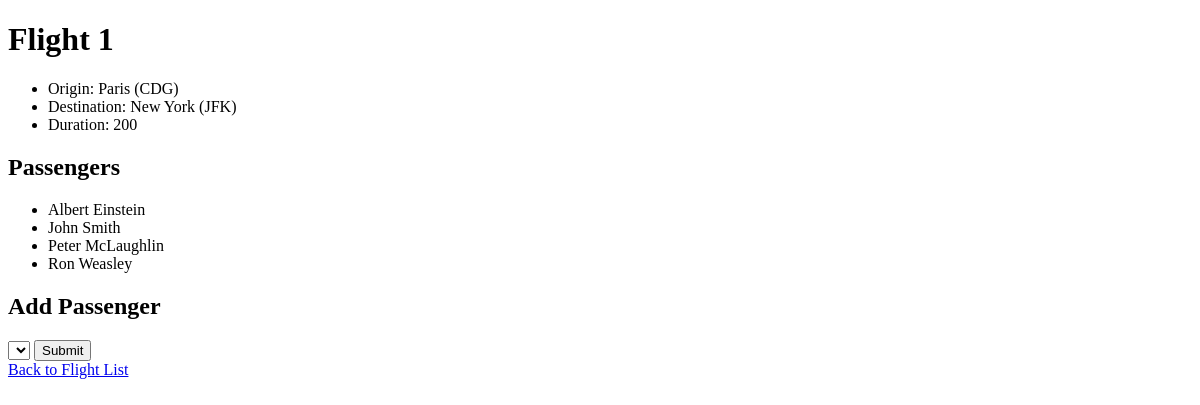
Page /flights/1 on the earlier database version.
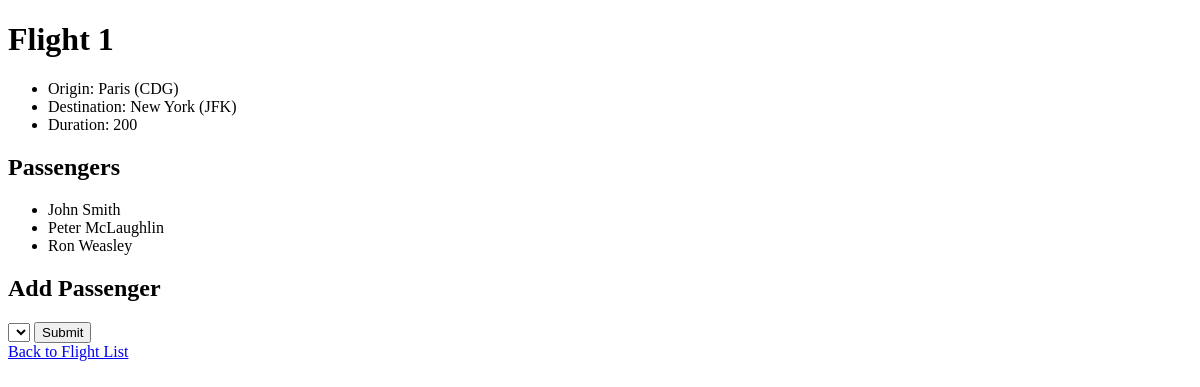
Same page on the later database version.
### flights/models.py (models this page shows, shortened)
class Flight(models.Model):
    origin = models.ForeignKey(Airport, on_delete=models.CASCADE, related_name="departures")
    destination = models.ForeignKey(Airport, on_delete=models.CASCADE, related_name="arrivals")
    duration = models.IntegerField()

class Airport(models.Model):
    code = models.CharField(max_length=3)
    city = models.CharField(max_length=64)
    def __str__(self):
        return f"{self.city} ({self.code})"

class Passenger(models.Model):
    first = models.CharField(max_length=64)
    last  = models.CharField(max_length=64)
    flights = models.ManyToManyField(Flight, blank=True, related_name="passengers")
    def __str__(self):
        return f"{self.first} {self.last}"

### flights/views.py (the view)
# urls.py: path("<int:flight_id>", views.flight, name="flight"),
def flight(request, flight_id):
    flight = Flight.objects.get(pk=flight_id)
    return render(request, "flights/flight.html", {
        "flight": flight,
        "passengers": flight.passengers.all(),
        "non_passengers": Passenger.objects.exclude(flights=flight).all()
    })

### flights/templates/flights/flight.html (shortened to what this page needs)
{% extends "flights/layout.html" %}
{% block body %}
    <h1>Flight {{ flight.id }}</h1>
    <ul>
        <li>Origin: {{ flight.origin }} </li>
        <li>Destination: {{ flight.destination }} </li>
        <li>Duration: {{ flight.duration }}</li>
    </ul>
    <h2>Passengers</h2>
    <ul>
        {% for passenger in passengers %}
            <li>{{ passenger }}</li>
        {% empty %}
            <li>No passengers.</li>
        {% endfor %}
    </ul>
    <h2>Add Passenger</h2>
    <form action="{% url 'book' flight.id %}" method="post">
        <select name="passenger">
        </select>
        <input type="submit">
    </form>
    <a href="{% url 'index' %}">Back to Flight List</a>
{% endblock %}

### flights/templates/flights/layout.html (shortened to what this page needs)
<!DOCTYPE html>
<html lang="en">
    <head>
    </head>
    <body>
        {% block body %}
        {% endblock %}
    </body>
</html>

Differences in the rows shown:
removed Passenger: first+last "Albert Einstein"
